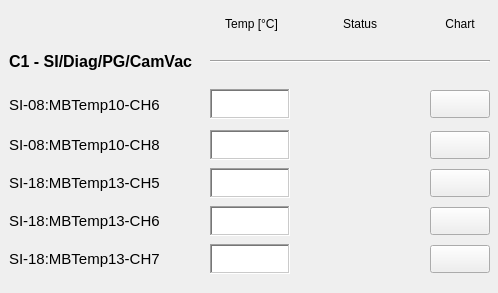
   <widget class="QWidget" name="scrollAreaWidgetContents_18">
    <property name="geometry">
     <rect>
      <x>0</x>
      <y>0</y>
      <width>498</width>
      <height>293</height>
     </rect>
    </property>
    <widget class="QWidget" name="layoutWidget">
     <property name="geometry">
      <rect>
       <x>9</x>
       <y>10</y>
       <width>481</width>
       <height>272</height>
      </rect>
     </property>
     <layout class="QGridLayout" name="gridLayout_3">
      <item row="0" column="1">
       <widget class="PyDMLabel" name="PyDMLabel_53">
        <property name="minimumSize">
         <size>
          <width>0</width>
          <height>24</height>
         </size>
        </property>
        <property name="maximumSize">
         <size>
          <width>16777215</width>
          <height>24</height>
         </size>
        </property>
        <property name="toolTip">
         <string/>
        </property>
        <property name="text">
         <string> Temp [°C]</string>
        </property>
        <property name="alignment">
         <set>Qt::AlignCenter</set>
        </property>
       </widget>
      </item>
      <item row="0" column="2">
       <widget class="PyDMLabel" name="PyDMLabel_55">
        <property name="toolTip">
         <string/>
        </property>
        <property name="text">
         <string>Status</string>
        </property>
        <property name="alignment">
         <set>Qt::AlignCenter</set>
        </property>
       </widget>
      </item>
      <item row="0" column="3">
       <widget class="PyDMLabel" name="PyDMLabel_110">
        <property name="toolTip">
         <string/>
        </property>
        <property name="text">
         <string>Chart</string>
        </property>
        <property name="alignment">
         <set>Qt::AlignCenter</set>
        </property>
       </widget>
      </item>
      <item row="1" column="0">
       <widget class="PyDMLabel" name="PyDMLabel_111">
        <property name="minimumSize">
         <size>
          <width>195</width>
          <height>35</height>
         </size>
        </property>
        <property name="maximumSize">
         <size>
          <width>160</width>
          <height>16777215</height>
         </size>
        </property>
        <property name="font">
         <font>
          <pointsize>12</pointsize>
          <weight>75</weight>
          <bold>true</bold>
         </font>
        </property>
        <property name="toolTip">
         <string/>
        </property>
        <property name="text">
         <string>C1 - SI/Diag/PG/CamVac</string>
        </property>
       </widget>
      </item>
      <item row="1" column="1" colspan="3">
       <widget class="Line" name="line_11">
        <property name="sizeIncrement">
         <size>
          <width>0</width>
          <height>0</height>
         </size>
        </property>
        <property name="baseSize">
         <size>
          <width>0</width>
          <height>0</height>
         </size>
        </property>
        <property name="autoFillBackground">
         <bool>false</bool>
        </property>
        <property name="frameShadow">
         <enum>QFrame::Sunken</enum>
        </property>
        <property name="lineWidth">
         <number>1</number>
        </property>
        <property name="midLineWidth">
         <number>0</number>
        </property>
        <property name="orientation">
         <enum>Qt::Horizontal</enum>
        </property>
       </widget>
      </item>
      <item row="2" column="0">
       <widget class="PyDMLabel" name="PyDMLabel_112">
        <property name="minimumSize">
         <size>
          <width>172</width>
          <height>35</height>
         </size>
        </property>
        <property name="maximumSize">
         <size>
          <width>172</width>
          <height>16777215</height>
         </size>
        </property>
        <property name="font">
         <font>
          <pointsize>11</pointsize>
         </font>
        </property>
        <property name="toolTip">
         <string/>
        </property>
        <property name="text">
         <string>SI-08:MBTemp10-CH6</string>
        </property>
       </widget>
      </item>
      <item row="2" column="1">
       <widget class="PyDMLabel" name="PyDMLabel_62">
        <property name="enabled">
         <bool>true</bool>
        </property>
        <property name="minimumSize">
         <size>
          <width>80</width>
          <height>30</height>
         </size>
        </property>
        <property name="maximumSize">
         <size>
          <width>80</width>
          <height>30</height>
         </size>
        </property>
        <property name="toolTip">
         <string/>
        </property>
        <property name="accessibleDescription">
         <string/>
        </property>
        <property name="layoutDirection">
         <enum>Qt::LeftToRight</enum>
        </property>
        <property name="autoFillBackground">
         <bool>false</bool>
        </property>
        <property name="styleSheet">
         <string notr="true">background-color: qlineargradient(spread:pad, x1:0, y1:0, x2:1, y2:1, stop:0 rgba(255, 255, 255, 255), stop:1 rgba(255, 255, 255, 255));</string>
        </property>
        <property name="frameShape">
         <enum>QFrame::WinPanel</enum>
        </property>
        <property name="frameShadow">
         <enum>QFrame::Sunken</enum>
        </property>
        <property name="alignment">
         <set>Qt::AlignRight|Qt::AlignTrailing|Qt::AlignVCenter</set>
        </property>
        <property name="channel" stdset="0">
         <string>SI-08-MBTemp-10-CH6</string>
        </property>
       </widget>
      </item>
      <item row="2" column="3">
       <widget class="PyDMPushButton" name="PyDMPushButton_49">
        <property name="minimumSize">
         <size>
          <width>60</width>
          <height>28</height>
         </size>
        </property>
        <property name="maximumSize">
         <size>
          <width>60</width>
          <height>28</height>
         </size>
        </property>
        <property name="toolTip">
         <string/>
        </property>
       </widget>
      </item>
      <item row="3" column="0">
       <widget class="PyDMLabel" name="PyDMLabel_64">
        <property name="minimumSize">
         <size>
          <width>172</width>
          <height>0</height>
         </size>
        </property>
        <property name="maximumSize">
         <size>
          <width>172</width>
          <height>16777215</height>
         </size>
        </property>
        <property name="font">
         <font>
          <pointsize>11</pointsize>
         </font>
        </property>
        <property name="toolTip">
         <string/>
        </property>
        <property name="text">
         <string>SI-08:MBTemp10-CH8</string>
        </property>
       </widget>
      </item>
      <item row="3" column="1">
       <widget class="PyDMLabel" name="PyDMLabel_113">
        <property name="enabled">
         <bool>true</bool>
        </property>
        <property name="minimumSize">
         <size>
          <width>80</width>
          <height>30</height>
         </size>
        </property>
        <property name="maximumSize">
         <size>
          <width>80</width>
          <height>30</height>
         </size>
        </property>
        <property name="toolTip">
         <string/>
        </property>
        <property name="accessibleDescription">
         <string/>
        </property>
        <property name="layoutDirection">
         <enum>Qt::LeftToRight</enum>
        </property>
        <property name="autoFillBackground">
         <bool>false</bool>
        </property>
        <property name="styleSheet">
         <string notr="true">background-color: qlineargradient(spread:pad, x1:0, y1:0, x2:1, y2:1, stop:0 rgba(255, 255, 255, 255), stop:1 rgba(255, 255, 255, 255));</string>
        </property>
        <property name="frameShape">
         <enum>QFrame::WinPanel</enum>
        </property>
        <property name="frameShadow">
         <enum>QFrame::Sunken</enum>
        </property>
        <property name="alignment">
         <set>Qt::AlignRight|Qt::AlignTrailing|Qt::AlignVCenter</set>
        </property>
        <property name="channel" stdset="0">
         <string>SI-08-MBTemp-10-CH8</string>
        </property>
       </widget>
      </item>
      <item row="3" column="3">
       <widget class="PyDMPushButton" name="PyDMPushButton_50">
        <property name="minimumSize">
         <size>
          <width>60</width>
          <height>28</height>
         </size>
        </property>
        <property name="maximumSize">
         <size>
          <width>60</width>
          <height>28</height>
         </size>
        </property>
        <property name="toolTip">
         <string/>
        </property>
       </widget>
      </item>
      <item row="4" column="0">
       <widget class="PyDMLabel" name="pv02raps01_5">
        <property name="minimumSize">
         <size>
          <width>172</width>
          <height>0</height>
         </size>
        </property>
        <property name="maximumSize">
         <size>
          <width>135</width>
          <height>16777215</height>
         </size>
        </property>
        <property name="font">
         <font>
          <pointsize>11</pointsize>
         </font>
        </property>
        <property name="toolTip">
         <string/>
        </property>
        <property name="text">
         <string>SI-18:MBTemp13-CH5</string>
        </property>
       </widget>
      </item>
      <item row="4" column="1">
       <widget class="PyDMLabel" name="PyDMLabel_114">
        <property name="enabled">
         <bool>true</bool>
        </property>
        <property name="minimumSize">
         <size>
          <width>80</width>
          <height>30</height>
         </size>
        </property>
        <property name="maximumSize">
         <size>
          <width>80</width>
          <height>30</height>
         </size>
        </property>
        <property name="toolTip">
         <string/>
        </property>
        <property name="accessibleDescription">
         <string/>
        </property>
        <property name="layoutDirection">
         <enum>Qt::LeftToRight</enum>
        </property>
        <property name="autoFillBackground">
         <bool>false</bool>
        </property>
        <property name="styleSheet">
         <string notr="true">background-color: qlineargradient(spread:pad, x1:0, y1:0, x2:1, y2:1, stop:0 rgba(255, 255, 255, 255), stop:1 rgba(255, 255, 255, 255));</string>
        </property>
        <property name="frameShape">
         <enum>QFrame::WinPanel</enum>
        </property>
        <property name="frameShadow">
         <enum>QFrame::Sunken</enum>
        </property>
        <property name="alignment">
         <set>Qt::AlignRight|Qt::AlignTrailing|Qt::AlignVCenter</set>
        </property>
        <property name="channel" stdset="0">
         <string>SI-18-MBTemp-13-CH5</string>
        </property>
       </widget>
      </item>
      <item row="4" column="3">
       <widget class="PyDMPushButton" name="PyDMPushButton_51">
        <property name="minimumSize">
         <size>
          <width>60</width>
          <height>28</height>
         </size>
        </property>
        <property name="maximumSize">
         <size>
          <width>60</width>
          <height>28</height>
         </size>
        </property>
        <property name="toolTip">
         <string/>
        </property>
       </widget>
      </item>
      <item row="5" column="0">
       <widget class="PyDMLabel" name="pv02raps02_5">
        <property name="minimumSize">
         <size>
          <width>172</width>
          <height>0</height>
         </size>
        </property>
        <property name="maximumSize">
         <size>
          <width>135</width>
          <height>16777215</height>
         </size>
        </property>
        <property name="font">
         <font>
          <pointsize>11</pointsize>
         </font>
        </property>
        <property name="toolTip">
         <string/>
        </property>
        <property name="text">
         <string>SI-18:MBTemp13-CH6</string>
        </property>
       </widget>
      </item>
      <item row="5" column="1">
       <widget class="PyDMLabel" name="PyDMLabel_66">
        <property name="enabled">
         <bool>true</bool>
        </property>
        <property name="minimumSize">
         <size>
          <width>80</width>
          <height>30</height>
         </size>
        </property>
        <property name="maximumSize">
         <size>
          <width>80</width>
          <height>30</height>
         </size>
        </property>
        <property name="toolTip">
         <string/>
        </property>
        <property name="accessibleDescription">
         <string/>
        </property>
        <property name="layoutDirection">
         <enum>Qt::LeftToRight</enum>
        </property>
        <property name="autoFillBackground">
         <bool>false</bool>
        </property>
        <property name="styleSheet">
         <string notr="true">background-color: qlineargradient(spread:pad, x1:0, y1:0, x2:1, y2:1, stop:0 rgba(255, 255, 255, 255), stop:1 rgba(255, 255, 255, 255));</string>
        </property>
        <property name="frameShape">
         <enum>QFrame::WinPanel</enum>
        </property>
        <property name="frameShadow">
         <enum>QFrame::Sunken</enum>
        </property>
        <property name="alignment">
         <set>Qt::AlignRight|Qt::AlignTrailing|Qt::AlignVCenter</set>
        </property>
        <property name="channel" stdset="0">
         <string>SI-18-MBTemp-13-CH6</string>
        </property>
       </widget>
      </item>
      <item row="5" column="3">
       <widget class="PyDMPushButton" name="PyDMPushButton_52">
        <property name="minimumSize">
         <size>
          <width>60</width>
          <height>28</height>
         </size>
        </property>
        <property name="maximumSize">
         <size>
          <width>60</width>
          <height>28</height>
         </size>
        </property>
        <property name="toolTip">
         <string/>
        </property>
       </widget>
      </item>
      <item row="6" column="0">
       <widget class="PyDMLabel" name="pv02raps02_6">
        <property name="minimumSize">
         <size>
          <width>172</width>
          <height>0</height>
         </size>
        </property>
        <property name="maximumSize">
         <size>
          <width>135</width>
          <height>16777215</height>
         </size>
        </property>
        <property name="font">
         <font>
          <pointsize>11</pointsize>
         </font>
        </property>
        <property name="toolTip">
         <string/>
        </property>
        <property name="text">
         <string>SI-18:MBTemp13-CH7</string>
        </property>
       </widget>
      </item>
      <item row="6" column="1">
       <widget class="PyDMLabel" name="PyDMLabel_68">
        <property name="enabled">
         <bool>true</bool>
        </property>
        <property name="minimumSize">
         <size>
          <width>80</width>
          <height>30</height>
         </size>
        </property>
        <property name="maximumSize">
         <size>
          <width>80</width>
          <height>30</height>
         </size>
        </property>
        <property name="toolTip">
         <string/>
        </property>
        <property name="accessibleDescription">
         <string/>
        </property>
        <property name="layoutDirection">
         <enum>Qt::LeftToRight</enum>
        </property>
        <property name="autoFillBackground">
         <bool>false</bool>
        </property>
        <property name="styleSheet">
         <string notr="true">background-color: qlineargradient(spread:pad, x1:0, y1:0, x2:1, y2:1, stop:0 rgba(255, 255, 255, 255), stop:1 rgba(255, 255, 255, 255));</string>
        </property>
        <property name="frameShape">
         <enum>QFrame::WinPanel</enum>
        </property>
        <property name="frameShadow">
         <enum>QFrame::Sunken</enum>
        </property>
        <property name="alignment">
         <set>Qt::AlignRight|Qt::AlignTrailing|Qt::AlignVCenter</set>
        </property>
        <property name="channel" stdset="0">
         <string>SI-18-MBTemp-13-CH7</string>
        </property>
       </widget>
      </item>
      <item row="6" column="3">
       <widget class="PyDMPushButton" name="PyDMPushButton_53">
        <property name="minimumSize">
         <size>
          <width>60</width>
          <height>28</height>
         </size>
        </property>
        <property name="maximumSize">
         <size>
          <width>60</width>
          <height>28</height>
         </size>
        </property>
        <property name="toolTip">
         <string/>
        </property>
       </widget>
      </item>
      <item row="2" column="2">
       <widget class="SiriusLedAlert" name="led10ch6">
        <property name="toolTip">
         <string/>
        </property>
        <property name="onColor">
         <color>
          <red>0</red>
          <green>140</green>
          <blue>0</blue>
         </color>
        </property>
        <property name="offColor">
         <color>
          <red>207</red>
          <green>0</green>
          <blue>0</blue>
         </color>
        </property>
       </widget>
      </item>
      <item row="3" column="2">
       <widget class="SiriusLedAlert" name="led10ch8">
        <property name="toolTip">
         <string/>
        </property>
        <property name="onColor">
         <color>
          <red>0</red>
          <green>140</green>
          <blue>0</blue>
         </color>
        </property>
        <property name="offColor">
         <color>
          <red>207</red>
          <green>0</green>
          <blue>0</blue>
         </color>
        </property>
       </widget>
      </item>
      <item row="4" column="2">
       <widget class="SiriusLedAlert" name="led13ch5">
        <property name="toolTip">
         <string/>
        </property>
        <property name="onColor">
         <color>
          <red>0</red>
          <green>140</green>
          <blue>0</blue>
         </color>
        </property>
        <property name="offColor">
         <color>
          <red>207</red>
          <green>0</green>
          <blue>0</blue>
         </color>
        </property>
        <property name="alarmSensitiveContent" stdset="0">
         <bool>true</bool>
        </property>
        <property name="channel" stdset="0">
         <string/>
        </property>
       </widget>
      </item>
      <item row="5" column="2">
       <widget class="SiriusLedAlert" name="led13ch6">
        <property name="toolTip">
         <string/>
        </property>
        <property name="onColor">
         <color>
          <red>0</red>
          <green>140</green>
          <blue>0</blue>
         </color>
        </property>
        <property name="offColor">
         <color>
          <red>207</red>
          <green>0</green>
          <blue>0</blue>
         </color>
        </property>
        <property name="alarmSensitiveContent" stdset="0">
         <bool>true</bool>
        </property>
        <property name="channel" stdset="0">
         <string/>
        </property>
       </widget>
      </item>
      <item row="6" column="2">
       <widget class="SiriusLedAlert" name="led13ch7">
        <property name="toolTip">
         <string/>
        </property>
        <property name="onColor">
         <color>
          <red>0</red>
          <green>140</green>
          <blue>0</blue>
         </color>
        </property>
        <property name="offColor">
         <color>
          <red>207</red>
          <green>0</green>
          <blue>0</blue>
         </color>
        </property>
       </widget>
      </item>
     </layout>
    </widget>
   </widget>
